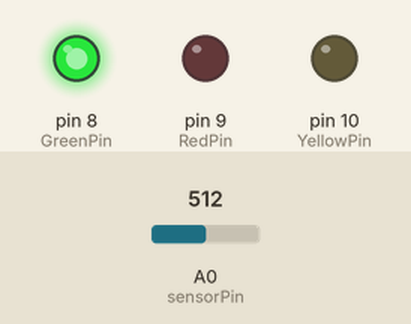
The sketch below on a simulated Arduino Uno, built with avr-gcc and run on an emulated ATmega328P. On the bench: output pins drawn as LEDs (lit = HIGH). Inputs (shaded band) come from the test bench; at power-on: A0 (sensorPin) = 512.

Above: at 1.2 s.
1.3 s: A0 (sensorPin) set to 309
2.8 s: A0 (sensorPin) set to 293
At 3.3 s:
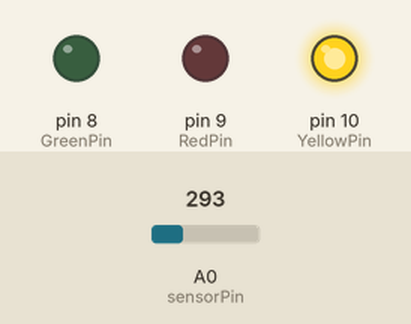
4.3 s: A0 (sensorPin) set to 161
5.8 s: A0 (sensorPin) set to 138
At 6.8 s:
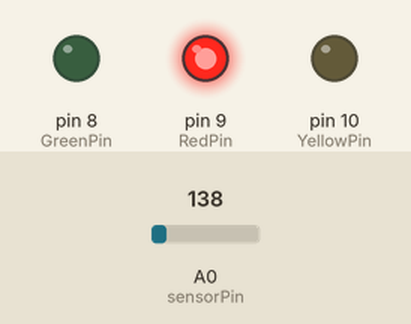
7.3 s: A0 (sensorPin) set to 160
At 7.9 s:
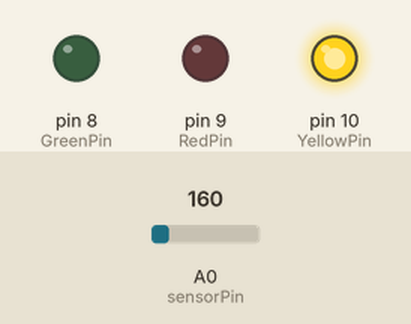
8.8 s: A0 (sensorPin) set to 140
At 10.2 s:
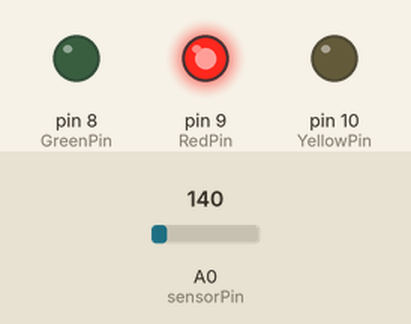
Timing chart, 0 to 11.3 s (numbered marks = the images above; inputs shaded):
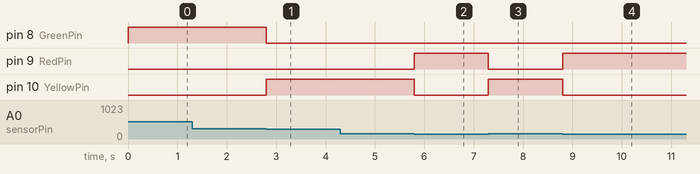

The sketch:

Sensors.ino
```cpp
// Light Sensors to detect the luminosity of light
// during the day

//Prepared by:

// Name = Mohaimen Khan
// Date = June 6, 2017

//Used for kitchen cabinet
//Green = Day Light
//Yellow = Dusk/ Dawn
//Red = Nigh
int sensorPin = 0;
int RedPin = 9;
int GreenPin = 8;
int YellowPin = 10;
void setup() {
  // put your setup code here, to run once:
  analogReference(DEFAULT);
  pinMode(RedPin, OUTPUT);
  pinMode(GreenPin, OUTPUT);
  pinMode(YellowPin, OUTPUT);
}

void loop() {
  // put your main code here, to run repeatedly:
  int val = analogRead(sensorPin);
  if (val <= 150)
  {
    digitalWrite(RedPin,HIGH);
    digitalWrite(GreenPin, LOW);
    digitalWrite(YellowPin, LOW);
  }
  else if (val > 150 and val <= 300)
  {
    digitalWrite(RedPin, LOW);
    digitalWrite(GreenPin, LOW);
    digitalWrite(YellowPin, HIGH);
  }
  else
  {
    digitalWrite(RedPin, LOW);
    digitalWrite(GreenPin, HIGH);
    digitalWrite(YellowPin, LOW);
  }

}
```

Measured:
- the behaviour switches between 301 and 300 on A0 (sensorPin) (found by bisection; images 0 and 1)
- the behaviour switches between 151 and 150 on A0 (sensorPin) (found by bisection; images 1 and 2)
- after the input at 1.3 s, every drawn part: stays the same
- after the input at 2.8 s, pin 8 (GreenPin): HIGH → LOW at once; pin 10 (YellowPin): LOW → HIGH at once
- after the input at 4.3 s, every drawn part: stays the same
- after the input at 5.8 s, pin 9 (RedPin): LOW → HIGH at once; pin 10 (YellowPin): HIGH → LOW at once
- after the input at 7.3 s, pin 9 (RedPin): HIGH → LOW at once; pin 10 (YellowPin): LOW → HIGH at once
- after the input at 8.8 s, pin 9 (RedPin): LOW → HIGH at once; pin 10 (YellowPin): HIGH → LOW at once
